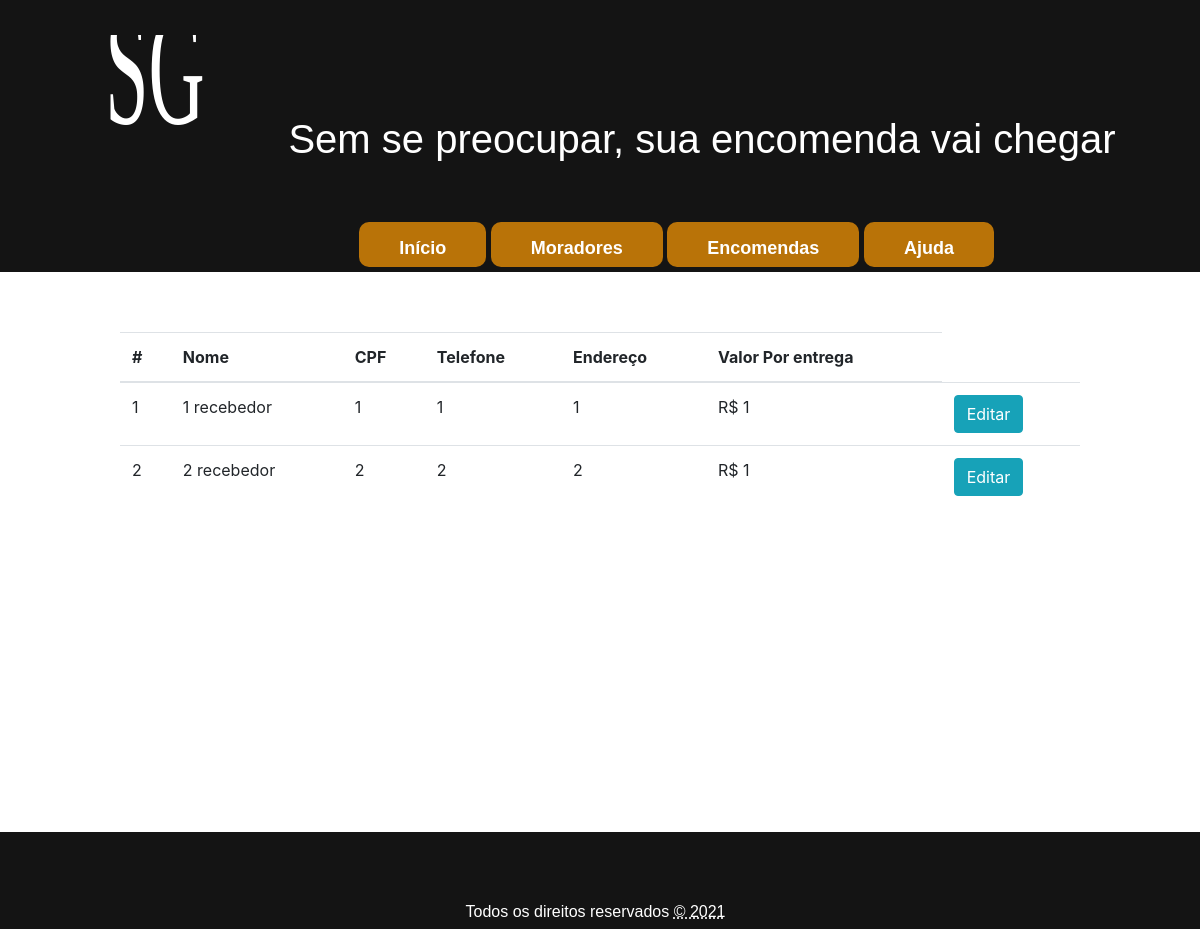
Screenshot of /pages/recebedores/recebedor.php with the database file from the repository.
### tables this page shows
CREATE TABLE morador (
	
	id 			INT 			NOT NULL AUTO_INCREMENT,	
	nome 		VARCHAR(50) 	NOT NULL,
	cpf 		VARCHAR(14)	 	NOT NULL UNIQUE,
	telefone 	VARCHAR(20)		NOT NULL,
	endereco	VARCHAR(100)	NOT NULL,
	recebe 		INT 			NOT NULL,
	excluido 	INT 			NOT NULL,
	senha 		VARCHAR(8) 		NOT NULL,
	PRIMARY KEY (id)	
);

### database/funcoes_gerais.php (called while the page is built, shortened)
<?php
class Funcoes_gerais {
	private $conn;
	public function __construct($db) {
		$this->conn = $db;
	}
	public function selectRegistroGeral($query) {
        $lista = array();
        $result = $this->conn->query($query);
        if ($result->rowCount() > 0) {
			foreach ($result as $data) {
			 	array_push($lista, $data);
            }
		}
		return $lista;
    }
}
?>

### pages/recebedores/recebedor.php (the view, shortened to what this page needs)
<?php
include("../../template/top.php");
include_once "../../database/funcoes_gerais.php";
?>
<head>
	<link rel="stylesheet" href="./recebedor.css">
</head>
<?php
$database = new Database();
$db = $database->getConnection();
$recebedor = new Funcoes_gerais($db);
$query = "SELECT
              morador.nome, morador.cpf, morador.telefone, morador.endereco, entregas.qnt_entregas
          FROM
              morador morador
          LEFT OUTER JOIN
              entrega_realizada entregas ON morador.id = entregas.morador_entrega_id
          WHERE
              morador.recebe = 1 AND morador.excluido = 0";
$lista_recebedores = $recebedor->selectRegistroGeral($query);
$valor_base = $recebedor->selectRegistroGeral("SELECT valor_base_por_entrega FROM valor_entrega");
?>
<table class="table">
	<thead>
		<tr>
			<th scope="col">#</th>
			<th scope="col">Nome</th>
			<th scope="col">CPF</th>
			<th scope="col">Telefone</th>
			<th scope="col">Endereço</th>
			<th scope="col">Valor Por entrega</th>
		</tr>
	</thead>
	<tbody>
		<?php
		$qnt_recebedor = 1;
		foreach ($lista_recebedores as $recebedor) {
			echo "
			<tr>
			<td>{$qnt_recebedor}</td>
			<td>{$lista_recebedores[$qnt_recebedor-1][0]}</td>
			<td>{$lista_recebedores[$qnt_recebedor-1][1]}</td>
			<td>{$lista_recebedores[$qnt_recebedor-1][2]}</td>
			<td>{$lista_recebedores[$qnt_recebedor-1][3]}</td>
			<td> R$ " . ($valor_base[0][0] + ($lista_recebedores[$qnt_recebedor-1][4] * 0.03)) . "</td>
            <td>
                <form action='/SGE/src/pages/moradores/editar/editar.php' method='POST' name='Form'>
                    <button type='submit' class='btn btn-info' name='btn_recebedor_id' value='{$lista_recebedores[$qnt_recebedor-1][1]}'>Editar
                    </button>
                </form>
            </td>
			</tr>
			";
			$qnt_recebedor++;
		}
		?>
	</tbody>
</table>
<?php include("../../template/bottom.php"); ?>

### public/css/top.css (style rules this page uses)
body { background-color: rgba(255,255,255,1); }

### pages/recebedores/recebedor.css (style rules this page uses)
.table { position: relative; margin: 5% auto; width: 80%; }

### rows the page displays
morador: nome "1 recebedor", cpf "1", telefone "1", endereco "1", qnt_recebedor "1"
morador: nome "2 recebedor", cpf "2", telefone "2", endereco "2", qnt_recebedor "1"
